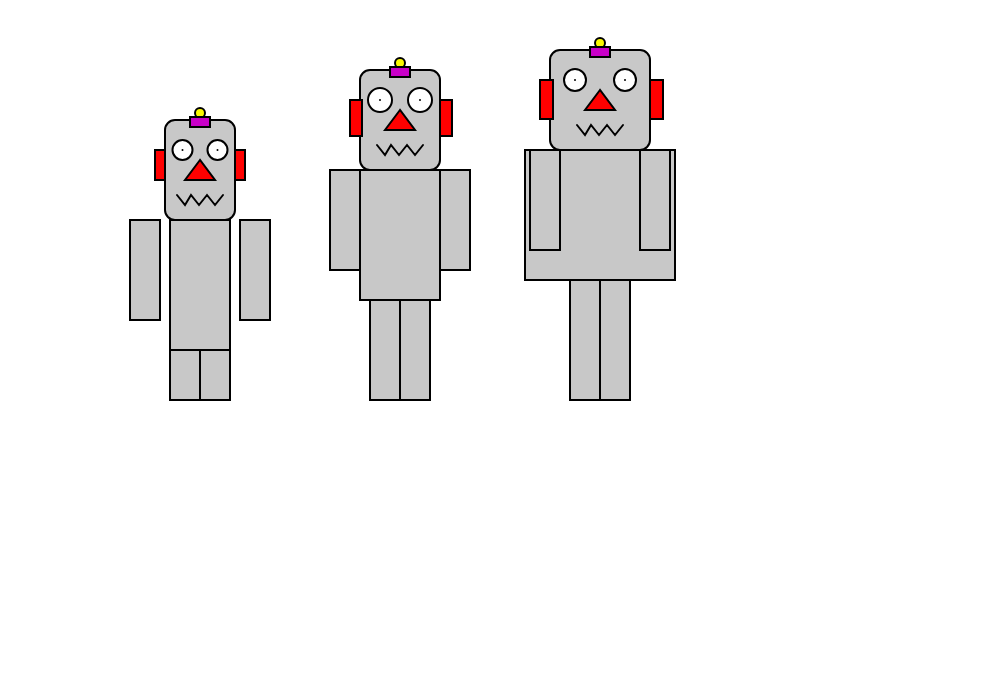
Frame 1 (no input)
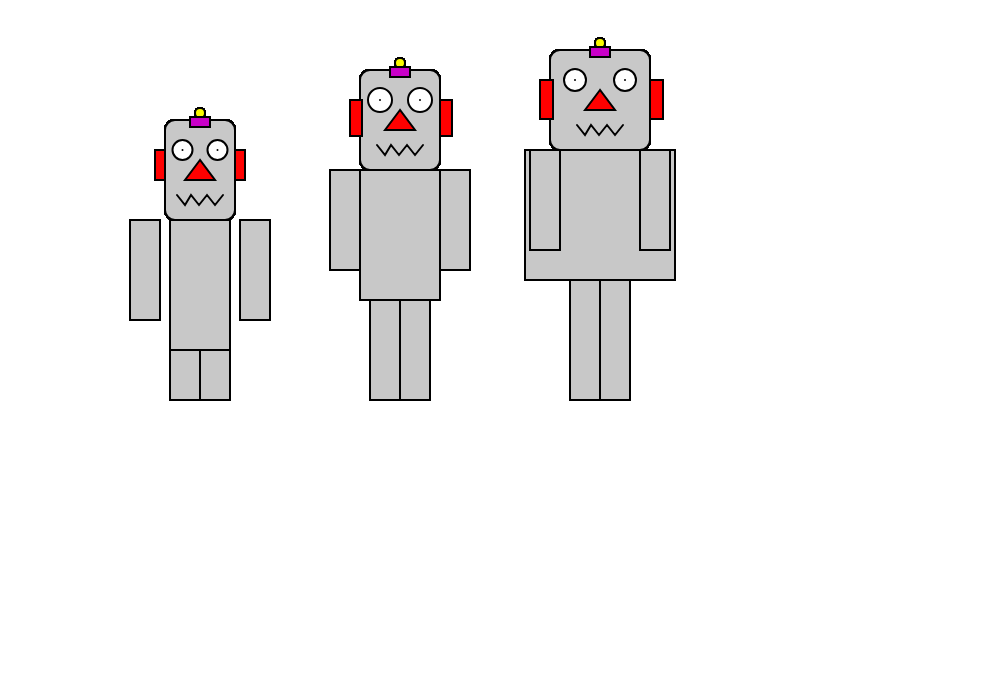
Frame 60 (no input)
Frame 120 (the mouse pressed at the canvas centre since frame 60): identical to frame 60, image omitted

The p5.js sketch that drew these frames (run headless with seeded random() and noise() and a simulated clock; from frame 60 on, the mouse is pressed at the canvas centre):

// p5.js sketch
// ── sketch.js
//Hack it - we are the robot family

//TASK 1. modify the code so that all three robots are drawn
//TASK 2. try changing the numbers to create your robot family
//TASK 3. create more arrays and use the values in them to add more variation to the robots


var robotWidths;
var robotHeights;
var headWidths;

function setup()
{
	//create a canvas for the robot
	createCanvas(1000, 700);
    robotWidths = [60,80,150];
    robotHeights = [50,100,120];
    headWidths = [0.7,0.8,1.0];
    earsize = [1, 1.2, 1.3];
    eyesize = [1, 1.2, 1.1];
}

function draw()
{
	strokeWeight(2);
    translate(0, 400);

    //ROBOT 1
    translate(200,0);

    fill(200);
    rect(-robotWidths[0]/2, -robotHeights[0] - 130, robotWidths[0], 130);
    rect(-70, -robotHeights[0] - 130, 30, 100);
    rect(40,  -robotHeights[0] - 130, 30, 100);
    rect(-30, -robotHeights[0], 30, robotHeights[0]);
    rect(0,  -robotHeights[0], 30, robotHeights[0]);

    //robot heads
    fill(200);
    rect(-50* headWidths[0], -robotHeights[0] - 230, 100* headWidths[0], 100, 10);

    //ears
    fill(255, 0, 0);
    rect(-50 * headWidths[0] - 10, -robotHeights[0] - 200, 10 * earsize[0], 30* earsize[0]);
    rect(50 * headWidths[0], -robotHeights[0] - 200, 10 * earsize[0], 30* earsize[0]);

    //robots' antennas
    fill(250, 250, 0);
    ellipse(0, -robotHeights[0] - 237, 10, 10);
    fill(200, 0, 200);
    rect(-10, -robotHeights[0] - 233, 20, 10);

    //robot's eyes
    fill(255)
    ellipse(-25 * headWidths[0], -robotHeights[0] - 200, 20 * eyesize[0], 20 * eyesize[0]);
    point(-25 * headWidths[0], -robotHeights[0] - 200);
    ellipse(25 * headWidths[0], -robotHeights[0] - 200, 20 * eyesize[0], 20 * eyesize[0]);
    point(25 * headWidths[0], -robotHeights[0] - 200);

    //robots' nose
    fill(255, 0, 0);
    triangle(0, -robotHeights[0] - 190, -15, -robotHeights[0] - 170,15, -robotHeights[0] - 170);

    //robot mouth
    noFill();
    beginShape();
    vertex(-23, -robotHeights[0] - 155);
    vertex(-15, -robotHeights[0] - 145);
    vertex(-9, -robotHeights[0] - 155);
    vertex(-1, -robotHeights[0] - 145);
    vertex(7, -robotHeights[0] - 155);
    vertex(15, -robotHeights[0] - 145);
    vertex(23, -robotHeights[0] - 155);
    endShape();
    
    //ROBOT 2
    translate(200,0);

    fill(200);
    rect(-robotWidths[1]/2, -robotHeights[1] - 130, robotWidths[1], 130);
    rect(-70, -robotHeights[1] - 130, 30, 100);
    rect(40,  -robotHeights[1] - 130, 30, 100);
    rect(-30, -robotHeights[1], 30, robotHeights[1]);
    rect(0,  -robotHeights[1], 30, robotHeights[1]);

    //robot heads
    fill(200);
    rect(-50* headWidths[1], -robotHeights[1] - 230, 100* headWidths[1], 100, 10);

    //ears
    fill(255, 0, 0);
    rect(-50 * headWidths[1] - 10, -robotHeights[1] - 200, 10 * earsize[1], 30* earsize[1]);
    rect(50 * headWidths[1], -robotHeights[1] - 200, 10 * earsize[1], 30* earsize[1]);

    //robots' antennas
    fill(250, 250, 0);
    ellipse(0, -robotHeights[1] - 237, 10, 10);
    fill(200, 0, 200);
    rect(-10, -robotHeights[1] - 233, 20, 10);

    //robot's eyes
    fill(255)
    ellipse(-25 * headWidths[1], -robotHeights[1] - 200, 20 * eyesize[1], 20 * eyesize[1]);
    point(-25 * headWidths[1], -robotHeights[1] - 200);
    ellipse(25 * headWidths[1], -robotHeights[1] - 200, 20 * eyesize[1], 20 * eyesize[1]);
    point(25 * headWidths[1], -robotHeights[1] - 200);

    //robots' nose
    fill(255, 0, 0);
    triangle(0, -robotHeights[1] - 190, -15, -robotHeights[1] - 170,15, -robotHeights[1] - 170);

    //robot mouth
    noFill();
    beginShape();
    vertex(-23, -robotHeights[1] - 155);
    vertex(-15, -robotHeights[1] - 145);
    vertex(-9, -robotHeights[1] - 155);
    vertex(-1, -robotHeights[1] - 145);
    vertex(7, -robotHeights[1] - 155);
    vertex(15, -robotHeights[1] - 145);
    vertex(23, -robotHeights[1] - 155);
    endShape();
        
    
        //ROBOT 3
        translate(200,0);

        fill(200);
        rect(-robotWidths[2]/2, -robotHeights[2] - 130, robotWidths[2], 130);
        rect(-70, -robotHeights[2] - 130, 30, 100);
        rect(40,  -robotHeights[2] - 130, 30, 100);
        rect(-30, -robotHeights[2], 30, robotHeights[2]);
        rect(0,  -robotHeights[2], 30, robotHeights[2]);
    
        //robot heads
        fill(200);
        rect(-50* headWidths[2], -robotHeights[2] - 230, 100* headWidths[2], 100, 10);
    
        //ears
        fill(255, 0, 0);
        rect(-50 * headWidths[2] - 10, -robotHeights[2] - 200, 10 * earsize[2], 30* earsize[2]);
        rect(50 * headWidths[2], -robotHeights[2] - 200, 10 * earsize[2], 30* earsize[2]);
    
        //robots' antennas
        fill(250, 250, 0);
        ellipse(0, -robotHeights[2] - 237, 10, 10);
        fill(200, 0, 200);
        rect(-10, -robotHeights[2] - 233, 20, 10);
    
        //robot's eyes
        fill(255)
        ellipse(-25 * headWidths[2], -robotHeights[2] - 200, 20 * eyesize[2], 20 * eyesize[2]);
        point(-25 * headWidths[2], -robotHeights[2] - 200);
        ellipse(25 * headWidths[2], -robotHeights[2] - 200, 20 * eyesize[2], 20 * eyesize[2]);
        point(25 * headWidths[2], -robotHeights[2] - 200);
    
        //robots' nose
        fill(255, 0, 0);
        triangle(0, -robotHeights[2] - 190, -15, -robotHeights[2] - 170,15, -robotHeights[2] - 170);
    
        //robot mouth
        noFill();
        beginShape();
        vertex(-23, -robotHeights[2] - 155);
        vertex(-15, -robotHeights[2] - 145);
        vertex(-9, -robotHeights[2] - 155);
        vertex(-1, -robotHeights[2] - 145);
        vertex(7, -robotHeights[2] - 155);
        vertex(15, -robotHeights[2] - 145);
        vertex(23, -robotHeights[2] - 155);
        endShape();
    

}
